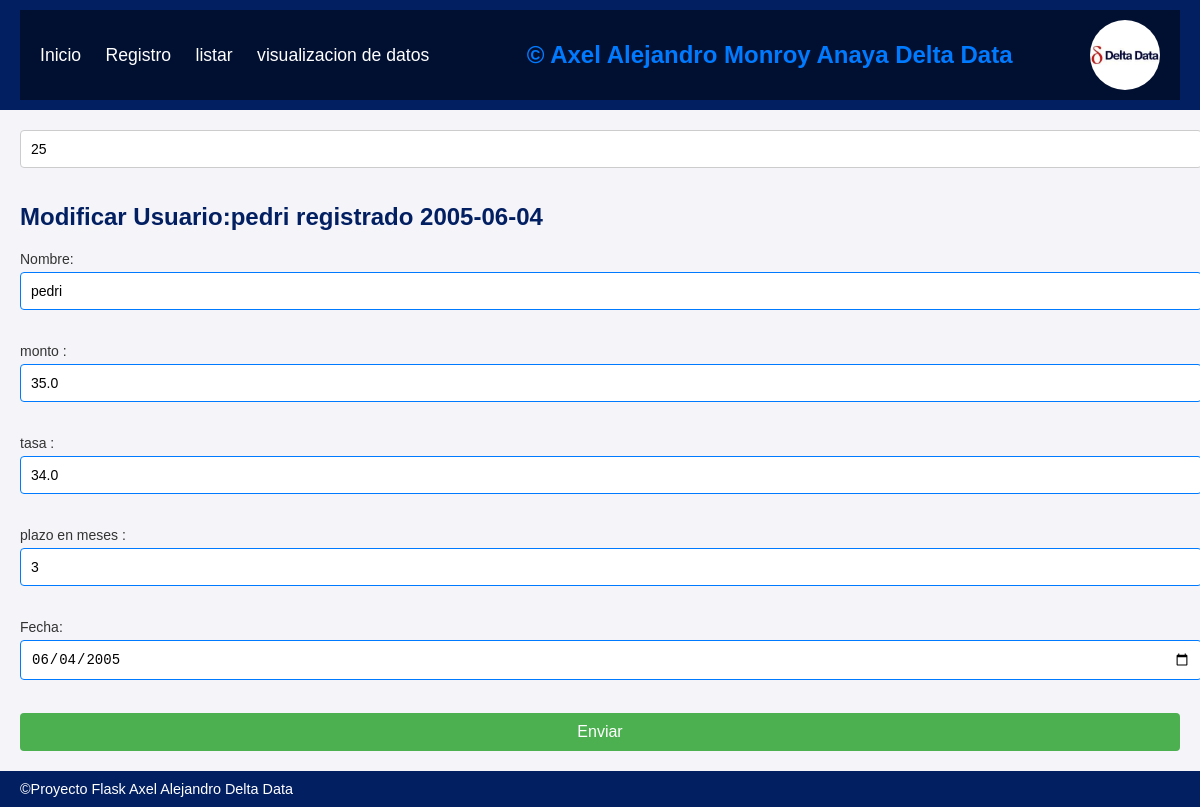
The app's page /modificar/modificar/25 with its own data.
### tables this page shows
CREATE TABLE "creditos" (
	"id"	INTEGER NOT NULL,
	"cliente"	TEXT,
	"tasa_interes"	REAL,
	"plazo"	INTEGER,
	"fecha_otorgamiento"	DATE,
	"monto"	REAL,
	PRIMARY KEY("id" AUTOINCREMENT)
);

### routes/modificar.py (the view)
@modificar.route('/modificar/<int:id>', methods=['GET', 'POST'])
def mod(id):
    db = get_db()
    if request.method == 'POST':
        nombre = request.form['nombre']
        monto = request.form['monto']
        tasa = request.form['tasa']
        plazo = request.form['plazo']
        fecha = request.form['fecha']
        db = get_db()
        cursor = db.cursor()
        flash(f"se ha guardado correctamente el registro de {nombre} el dia {fecha}")
        cursor.execute("""
                    UPDATE creditos
                    SET cliente = ?, tasa_interes = ?, plazo = ?, fecha_otorgamiento = ?, monto = ?
                    WHERE id = ?
                """, (nombre, tasa, plazo, fecha, monto, id))
        db.commit()
        db.close()
        return redirect(url_for('listar.lista'))
    else:
        cursor = db.cursor()
        cursor.execute(f"SELECT * FROM creditos WHERE id = {id}")
        creditos = cursor.fetchall()
        db.close()
        return render_template('registro.html',credito = creditos[0])

### routes/modificar.py (called while the page is built)
def get_db():
    return sqlite3.connect(DATABASE)

### templates/registro.html (shortened to what this page needs)
{% extends "layout.html" %}
{% block style %} <link rel="stylesheet" href="{{ url_for('static', filename='/css/registro.css') }}"> {% endblock %}
{% block content %}
    {% if credito %}
        <input type="number" id="id" name="id" value="{{ credito.0 }}" readonly>
        <h2>Modificar Usuario:{{credito.1}} registrado {{credito.4}}</h2>
    {% else %}
        <h1>registro</h1>
    {% endif %}
    <form action="" method="POST">
        <label for="nombre">Nombre:</label>
        <input type="text" id="nombre" name="nombre" required {% if credito %}value="{{credito.1}}"{% endif %}>
        <br><br>
        <label for="monto">monto :</label>
        <input type="number" step="any" min="0" id="monto" name="monto" required {% if credito %}value="{{credito.5}}"{% endif %}>
        <br><br>
        <label for="tasa de interes">tasa :</label>
        <input type="number" step="any" min="0" id="tasa" name="tasa" required {% if credito %}value="{{credito.2}}"{% endif %}>
        <br><br>
        <label for="plazo">plazo en meses :</label>
        <input type="number" min="0" id="plazo" name="plazo" required {% if credito %}value="{{credito.3}}"{% endif %}>
        <br><br>
        <label for="fecha">Fecha:</label>
        <input type="date" id="fecha" name="fecha" required {% if credito %}value="{{credito.4}}"{% endif %}>
        <br><br>
        <button type="submit">Enviar</button>
    </form>
{% endblock %}

### static/css/styles.css (style rules this page uses)
body { font-family: Arial, sans-serif; background-color: #f4f4f9; color: #021F61; margin: 0; padding: 0; }

### static/css/registro.css (style rules this page uses)
label { font-size: 14px; color: #333; display: block; margin-bottom: 5px; }
input[type="text"], input[type="number"], input[type="date"] { width: 100%; padding: 10px; margin-bottom: 15px; border: 1px solid #ccc; border-radius: 4px; font-size: 14px; }
button[type="submit"] { background-color: #4CAF50; color: white; padding: 10px 20px; border: none; border-radius: 4px; cursor: pointer; font-size: 16px; width: 100%; transition: background-color 0.3s ease; }
input[required] { border-color: #007bff; }

### records on screen
creditos: id "25", cliente "pedri", fecha_otorgamiento "2005-06-04", nombre "pedri", monto "35.0", tasa "34.0", plazo "3", fecha "06/04/2005"
